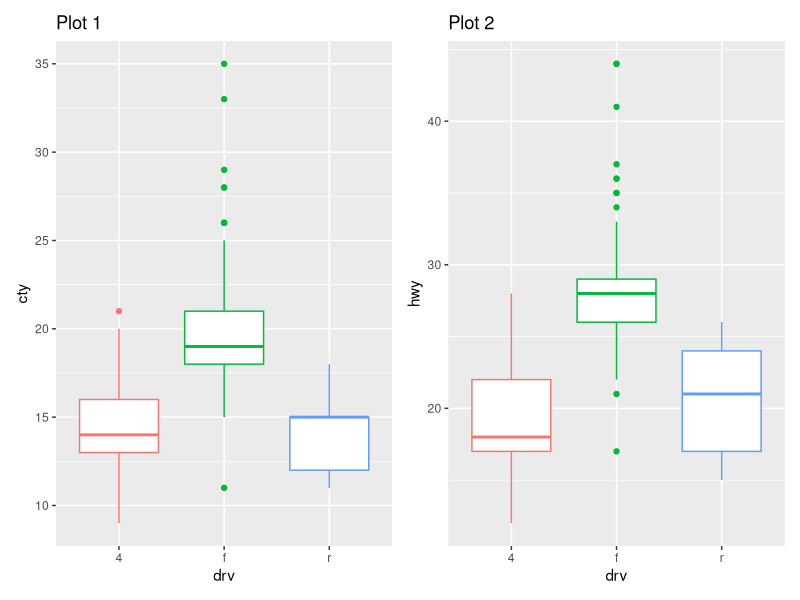
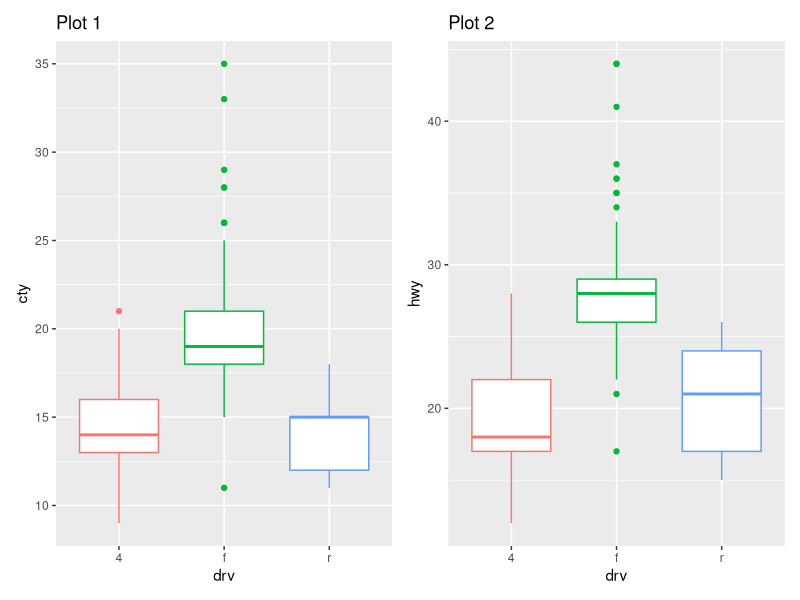
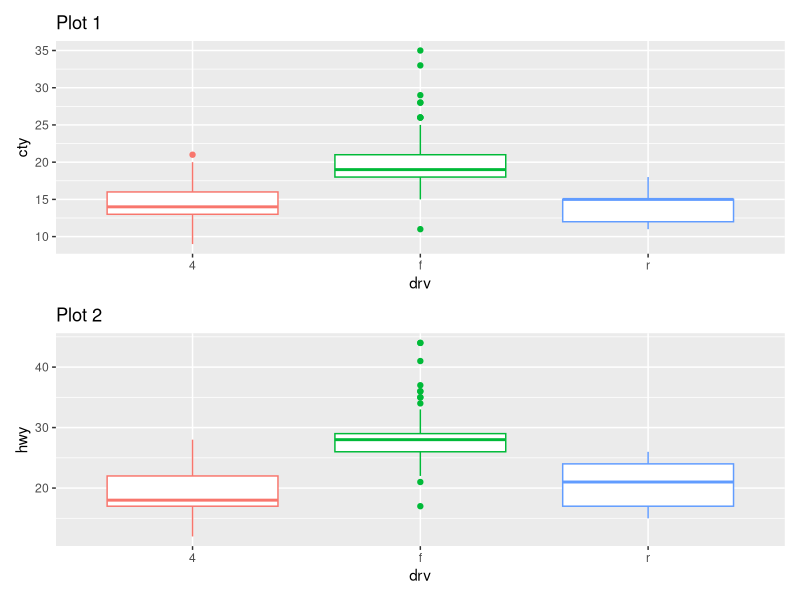
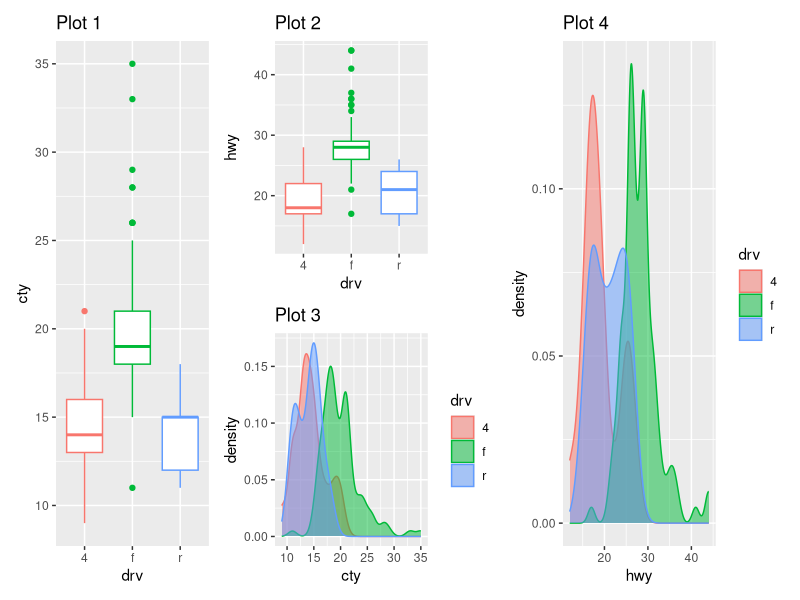
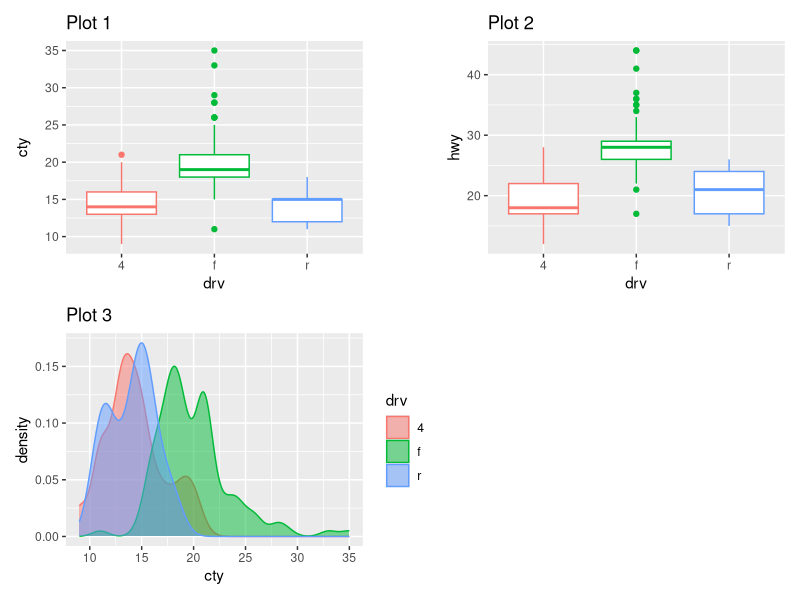
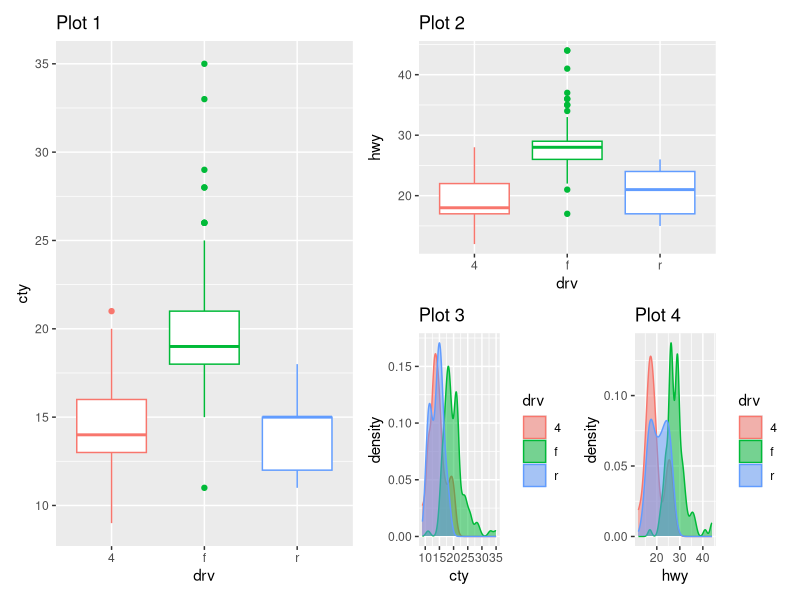
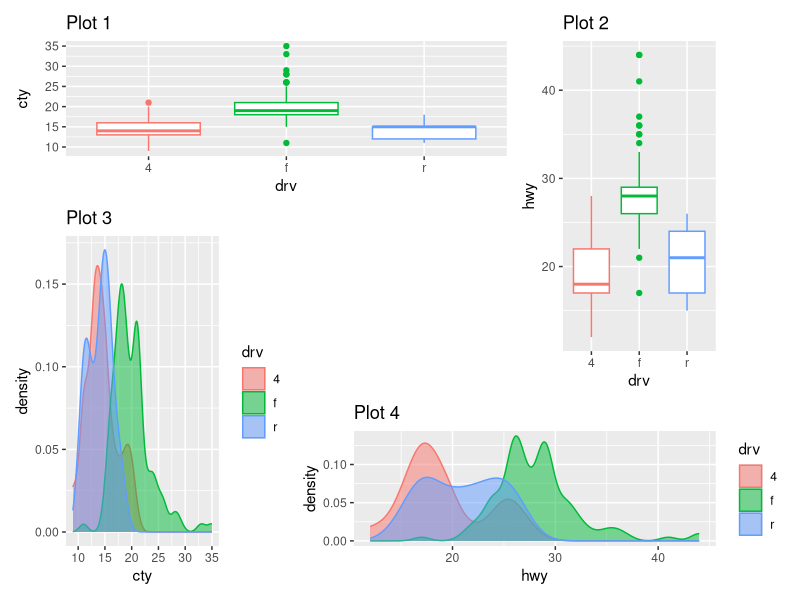
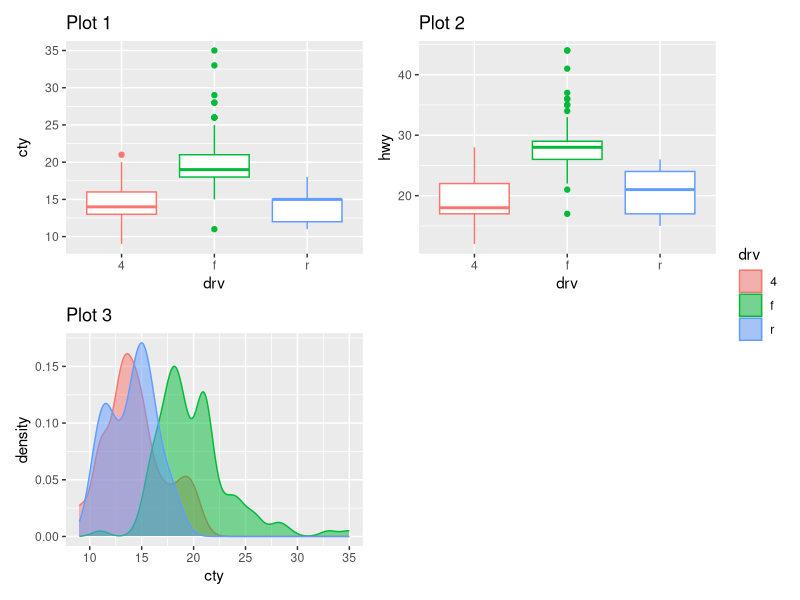

Write the R code that produced these figures, in order.
## ---- chunk 1
library(tidyverse)
library(patchwork)
p1 <- ggplot(mpg, aes(x = drv, y = cty, color = drv)) + 
    geom_boxplot(show.legend = FALSE) + 
    labs(title = "Plot 1")

p2 <- ggplot(mpg, aes(x = drv, y = hwy, color = drv)) + 
    geom_boxplot(show.legend = FALSE) + 
    labs(title = "Plot 2")

p3 <- ggplot(mpg, aes(x = cty, color = drv, fill = drv)) + 
    geom_density(alpha = 0.5) + 
    labs(title = "Plot 3")

p4 <- ggplot(mpg, aes(x = hwy, color = drv, fill = drv)) + 
    geom_density(alpha = 0.5) + 
    labs(title = "Plot 4")

p5 <- ggplot(mpg, aes(x = cty, y = hwy, color = drv)) + 
    geom_point(show.legend = FALSE) + 
    facet_wrap(~drv) +
    labs(title = "Plot 5")

## ---- chunk 2
p1 + p2
p1 | p2

p1 / p2
## ---- chunk 3
p1 + p2 / p3 + p4
## ---- chunk 4
p1 + p2 + p3 + plot_layout(ncol = 2)
## ---- chunk 5
p1 | (p2 / (p3 | p4))
## ---- chunk 6
layout <- "
AAB
C#B
CDD
"
p1 + p2 + p3 + p4 + plot_layout(design = layout)
## ---- chunk 7
p1 + p2 + p3 + plot_layout(ncol = 2, guides = "collect")
## ---- chunk 8
p12 <- p1 + p2
p12[[2]] <- p12[[2]] + theme_light()
p12
p1 + p4 & theme_minimal()
p1 + p4 & scale_y_continuous(limits = c(NA, 45))
## ---- chunk 9
(p1 | p2) / p3 +                                      
    plot_annotation(title = '主标题',caption = "脚注",
                    theme = theme_gray(base_family = "mono")) &theme_minimal()+
    theme(axis.title = element_text(size=8),
          axis.text = element_text(size=8)
    )

(guide_area() / (p1 + p2) / (p3 + p4) / p5) +
    plot_annotation(
        title = "City and highway mileage for cars with different drive trains",
        caption = "Source: https://fueleconomy.gov."
    ) +
    plot_layout(
        guides = "collect",
        heights = c(1, 3, 2, 4)
    ) &
    theme(legend.position = "top",
          plot.title = element_text(hjust = 0.5))
## ---- chunk 10
p123 <- p1 | (p2 / p3)
p123 + plot_annotation(tag_levels = "I") # Uppercase roman numerics i


p123 + plot_annotation(tag_levels = "a") # lowercase letters A
p123 + plot_annotation(tag_levels = "1") #  numbers

p123[[2]] 
p123[[2]] <- p123[[2]] + plot_layout(tag_level = "new")
p123 + plot_annotation(tag_levels = c("I","a"))
## ---- chunk 11
p1 + inset_element(p2, left = 0.6, bottom = 0.6, right = 1, top = 1)
p24 <- p2 / p4 + plot_layout(guides = "collect")
p1 + inset_element(p24, left = 0.5, bottom = 0.05, right = 0.95, top = 0.9)
p12 <- p1 + inset_element(p2, left = 0.5, bottom = 0.5, right = 0.9, top = 0.95)
p12 & theme_bw()
p12 + plot_annotation(tag_levels = "A")
